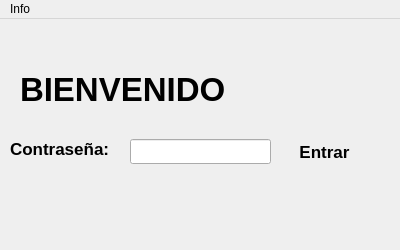
<?xml version="1.0" encoding="UTF-8"?>
<ui version="4.0">
 <class>MainWindow</class>
 <widget class="QMainWindow" name="MainWindow">
  <property name="windowModality">
   <enum>Qt::NonModal</enum>
  </property>
  <property name="enabled">
   <bool>true</bool>
  </property>
  <property name="geometry">
   <rect>
    <x>0</x>
    <y>0</y>
    <width>400</width>
    <height>250</height>
   </rect>
  </property>
  <property name="minimumSize">
   <size>
    <width>400</width>
    <height>250</height>
   </size>
  </property>
  <property name="maximumSize">
   <size>
    <width>400</width>
    <height>250</height>
   </size>
  </property>
  <property name="windowTitle">
   <string>Educación Física UO</string>
  </property>
  <property name="windowIcon">
   <iconset>
    <normaloff>:/icons/res/registro2.svg</normaloff>:/icons/res/registro2.svg</iconset>
  </property>
  <property name="toolTip">
   <string/>
  </property>
  <property name="toolTipDuration">
   <number>-1</number>
  </property>
  <property name="styleSheet">
   <string notr="true">QPushButton 
{
	border-radius:5px;
	background-color: &quot;white&quot;;
}

QPushButton:hover { background-color: rgb(200,200,200)}

#centralWidget
{
border-image: url(:/images/fondo.jpg);
}
</string>
  </property>
  <property name="unifiedTitleAndToolBarOnMac">
   <bool>true</bool>
  </property>
  <widget class="QWidget" name="centralWidget">
   <widget class="QLabel" name="label">
    <property name="geometry">
     <rect>
      <x>20</x>
      <y>30</y>
      <width>371</width>
      <height>81</height>
     </rect>
    </property>
    <property name="font">
     <font>
      <family>Arial</family>
      <pointsize>25</pointsize>
      <weight>75</weight>
      <bold>true</bold>
     </font>
    </property>
    <property name="styleSheet">
     <string notr="true">background-color=&quot;red&quot;</string>
    </property>
    <property name="text">
     <string>BIENVENIDO</string>
    </property>
    <property name="buddy">
     <cstring>pushButton</cstring>
    </property>
   </widget>
   <widget class="QLabel" name="label_2">
    <property name="geometry">
     <rect>
      <x>10</x>
      <y>120</y>
      <width>101</width>
      <height>20</height>
     </rect>
    </property>
    <property name="font">
     <font>
      <family>Arial</family>
      <pointsize>13</pointsize>
      <weight>75</weight>
      <bold>true</bold>
     </font>
    </property>
    <property name="text">
     <string>Contraseña:</string>
    </property>
   </widget>
   <widget class="QLineEdit" name="lineEdit">
    <property name="geometry">
     <rect>
      <x>130</x>
      <y>120</y>
      <width>141</width>
      <height>25</height>
     </rect>
    </property>
    <property name="font">
     <font>
      <family>Arial</family>
      <weight>50</weight>
      <bold>false</bold>
     </font>
    </property>
    <property name="toolTip">
     <string>&lt;html&gt;&lt;head/&gt;&lt;body&gt;&lt;p&gt;password&lt;/p&gt;&lt;/body&gt;&lt;/html&gt;</string>
    </property>
    <property name="echoMode">
     <enum>QLineEdit::Password</enum>
    </property>
   </widget>
   <widget class="QPushButton" name="pushButton">
    <property name="geometry">
     <rect>
      <x>280</x>
      <y>120</y>
      <width>89</width>
      <height>25</height>
     </rect>
    </property>
    <property name="font">
     <font>
      <family>Arial</family>
      <pointsize>13</pointsize>
      <weight>75</weight>
      <bold>true</bold>
     </font>
    </property>
    <property name="text">
     <string>Entrar</string>
    </property>
   </widget>
  </widget>
  <widget class="QMenuBar" name="menuBar">
   <property name="geometry">
    <rect>
     <x>0</x>
     <y>0</y>
     <width>400</width>
     <height>21</height>
    </rect>
   </property>
   <widget class="QMenu" name="menuInfo">
    <property name="title">
     <string>Info</string>
    </property>
    <addaction name="actionAcerca_de"/>
   </widget>
   <addaction name="menuInfo"/>
  </widget>
  <action name="actionHerramienta_de_autoevaluacion">
   <property name="text">
    <string>Herramienta de autoevaluacion</string>
   </property>
  </action>
  <action name="actionRestaurar_ajustes_predeterminados">
   <property name="text">
    <string>Restaurar ajustes predeterminados</string>
   </property>
  </action>
  <action name="actionAcerca_de">
   <property name="text">
    <string>Acerca de ...</string>
   </property>
  </action>
 </widget>
 <layoutdefault spacing="6" margin="11"/>
 <resources/>
 <connections/>
</ui>
